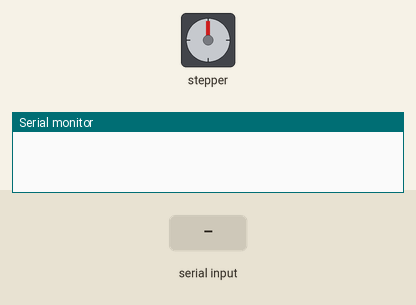
A sketch run on a simulated Arduino Uno, built with avr-gcc and run on an emulated ATmega328P. Shown: stepper motor, the last lines printed to the serial monitor. Inputs (shaded band) come from the test bench. Stepper angles assume 200 steps per turn.

Above: at 1.2 s.
1.3 s: "sp90\n" received over Serial
At 1.45 s:
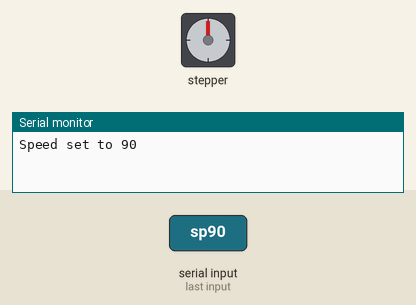
4.3 s: "90;45;200;10;150;30\n" received over Serial
7.3 s: "b;1\n" received over Serial
At 7.3 s:
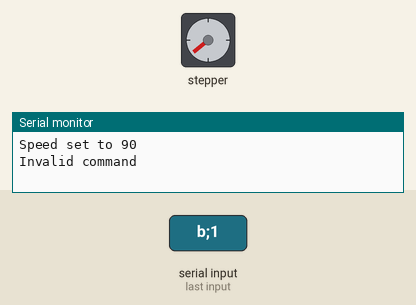
8.8 s: "p;1\n" received over Serial
At 9.7 s:
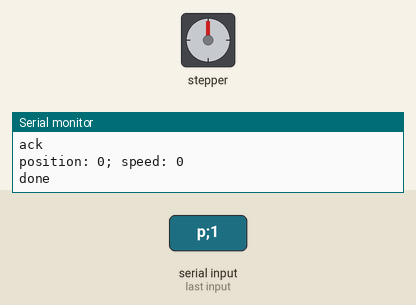
10.6 s: "p90\n" received over Serial
At 11.3 s:
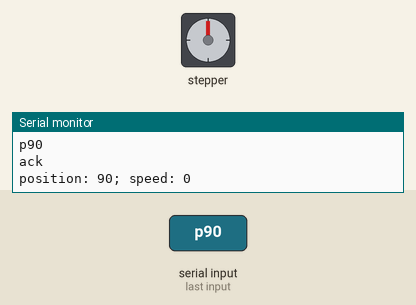
13.6 s: "init;1\n" received over Serial
Timing chart, 0 to 17.5 s (numbered marks = the images above; inputs shaded):
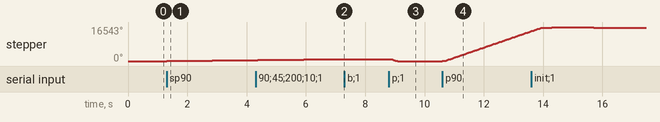

Measured:
- after the input at 1.3 s, stepper: keeps turning clockwise at about 159°/s, starting at once
- after the input at 7.3 s, stepper: stops changing and stays 950°
- after the input at 10.6 s, stepper: keeps turning clockwise at about 4879°/s, starting at once

The sketch:

stepper_test.ino
```cpp
#define dirPin 2
#define stepPin 5
#define motorInterfaceType 1
#include "AccelStepper.h"
float last_command = 0;
int max_speed = 100000;

// Create a new instance of the AccelStepper class:
AccelStepper stepper = AccelStepper(motorInterfaceType, stepPin, dirPin);

void setup() {
    pinMode(A2, INPUT);
    Serial.begin(9600);

    stepper.setMaxSpeed(max_speed);
    stepper.setAcceleration(50000);

}

void loop() {
    int speed = 1000;
    int basespeed = 300;
    int f_factor = 1;
    if (Serial.available()) {

        //read icoming text and transform it
        char buffer[32]; // Buffer to hold incoming data
        Serial.setTimeout(10);
        int length = Serial.readBytesUntil('\n', buffer, sizeof(buffer) - 1);
        buffer[length] = '\0'; // Null-terminate the string
        stepper.runSpeed();
        String command = String(buffer);
        stepper.runSpeed();

        if(command.startsWith("sp")) {
            stepper.setMaxSpeed(10000);
            speed = command.substring(2).toInt();
            stepper.setSpeed(speed);
            // Step the motor with a constant speed as set by setSpeed():
            Serial.println("Speed set to " + String(speed));
            last_command = millis();


        }else if(command.startsWith("b")){ // BASE MOVEMENT

          Serial.println(command);
          // Find the position of 'b' and 's'
          int pIndex = command.indexOf('b');
          int sIndex = command.indexOf('s');
          int semicolonIndex = command.indexOf(';');
          int colonIndex = command.indexOf(':');
          int iIndex = command.indexOf('i');

          // Extract the position and speed from the command string
          String positionString = command.substring(pIndex + 1, semicolonIndex);
          String speedString = command.substring(sIndex + 1,colonIndex);
          String indexString = command.substring(iIndex + 1);

          // Convert the position and speed to integers
          int position = positionString.toInt();
          int speed = speedString.toInt();
          int index = indexString.toInt();

            Serial.println("ack_b");

            // calculate the number of steps required to move the specified distance
            float distanceInDeg = position;
            float degPerStep = 1.8/16; // Adjust this value based on your stepper motor specifications
            int steps = distanceInDeg / degPerStep;


            //set the speed in steps per second
            stepper.setMaxSpeed(speed);
            stepper.moveTo(steps);
            stepper.setSpeed(speed);


            unsigned long startTime = millis();
            unsigned long timeout = 10000; // 3 seconds


            while(stepper.distanceToGo() >= 1){
                stepper.run();
            }
            Serial.println("done" + String(index));
            stepper.setSpeed(0);
            stepper.setMaxSpeed(max_speed);


            last_command = millis();
            Serial.println("base" + String(position)+ "i"+ String(index));


        }else if(command.startsWith("p")){

          // Extract position and speed from command string
          Serial.println(command);
          // Find the position of 'p' and 's'
          int pIndex = command.indexOf('p');
          int sIndex = command.indexOf('s');
          int semicolonIndex = command.indexOf(';');

          // Extract the position and speed from the command string
          String positionString = command.substring(pIndex + 1, semicolonIndex);
          String speedString = command.substring(sIndex + 1);

          // Convert the position and speed to integers
          int position = positionString.toInt();
          int speed = speedString.toInt();


            Serial.println("ack");
            Serial.println("position: " + String(position) + "; speed: " + String(speed) );

            // calculate the number of steps required to move the specified distance
            float distanceInMM = position;
            float stepsPerMM = 100.0; // Adjust this value based on your stepper motor specifications
            int steps = distanceInMM * stepsPerMM;

            //set the speed in steps per second
            stepper.moveTo(steps);
            stepper.setSpeed(10);

            unsigned long startTime = millis();
            unsigned long timeout = 10000; // 3 seconds

            while(stepper.distanceToGo() != 0 ){
                stepper.run();
                if(millis()-startTime > timeout){
                Serial.println("timeout");
                break;
                }
            }
            stepper.setSpeed(0);
            Serial.println("done");
            last_command = millis();


        }else if(command.startsWith("init")){

            Serial.println("ack");
            Serial.println("Initializing stepper");
            stepper.setMaxSpeed(max_speed);
            stepper.setSpeed(200);
            unsigned long startTime = millis();
            unsigned long duration = 1000; // 3 seconds
            while (millis() - startTime < duration) {
                stepper.runSpeed();
            }
            stepper.setSpeed(-200);
            startTime = millis();
            duration = 1000; // 3 seconds
            while (millis() - startTime < duration) {
                stepper.runSpeed();
            }
            stepper.setSpeed(0);
            Serial.println("Stepper initialized");
            Serial.println("done");
            last_command = millis();

        }else if(command.startsWith("reset")){


          stepper.setCurrentPosition(0);
          Serial.println("position reset");


        }else {

            Serial.println("Invalid command");
        }
        stepper.runSpeed();
    }

    stepper.runSpeed();
    if(millis()-last_command > 15000){
      stepper.setSpeed(0);
      Serial.println("timout - speed 0");
      last_command = millis();
    }


}
```
